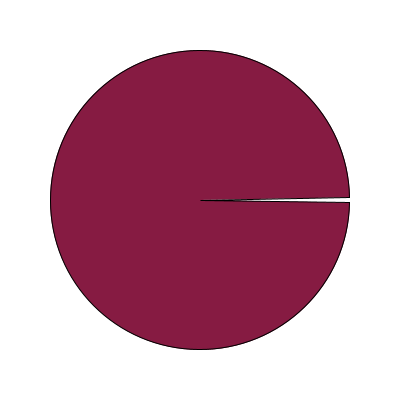
Frame 1 (no input)
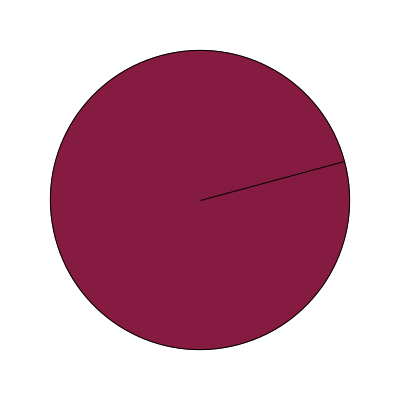
Frame 60 (the mouse pressed at the canvas centre just before this capture)
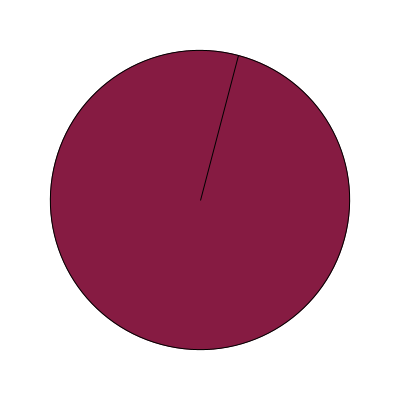
Frame 120 (the mouse held since frame 60 and released just before this capture)

The Processing sketch that drew these frames (run headless with seeded random() and noise(); from frame 60 on, the mouse is pressed at the canvas centre):

// Processing sketch: week02_2_pacman_radians_frameCount
// ── week02_2_pacman_radians_frameCount.pde
void setup() {
  size(400, 400);
}
void draw() {
  background(255);
  fill(#861B42);
  float a = radians(frameCount);
  if(a > PI/4) a = PI/4 - a;
  arc(200, 200, 300, 300, 0 + a, PI * 2 - a, PIE);
}
